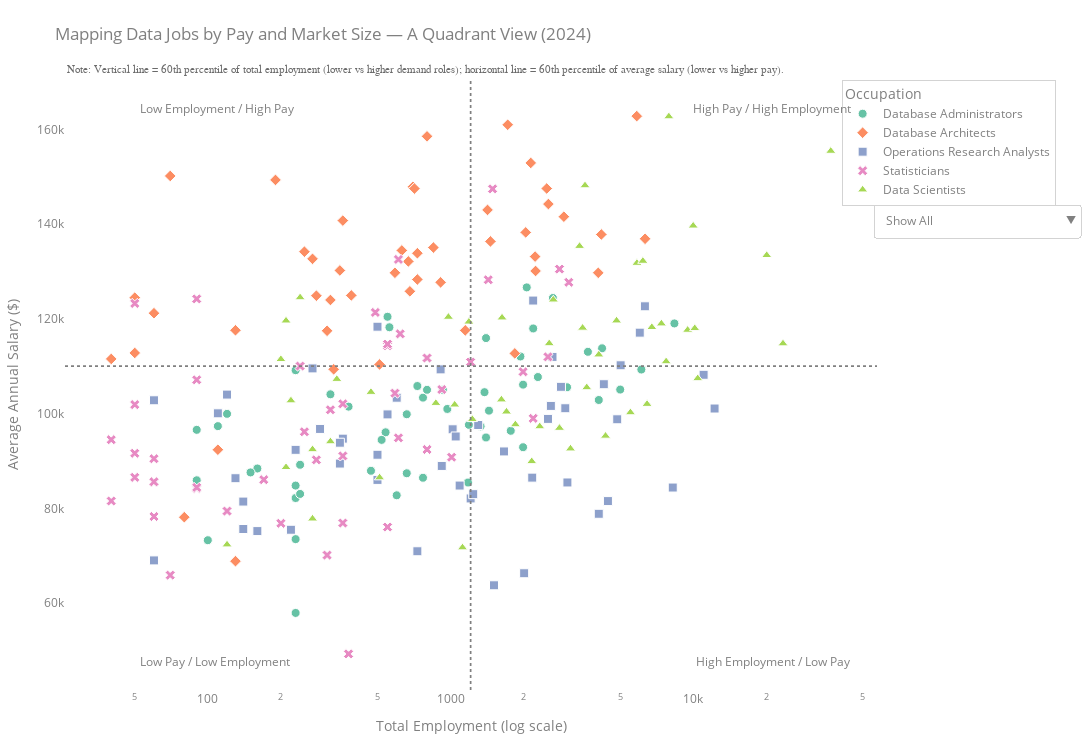

The code cell stored with this chart in its notebook:
### Markdown cell above
## Interactive Occupation View

### Code cell
import plotly.express as px
import plotly.graph_objects as go
import numpy as np

df = data_jobs_merged_df.copy()
df = df[['area_title', 'prim_state', 'occ_title', 'a_mean_24', 'tot_emp_24']].dropna()


x_thr = df['tot_emp_24'].quantile(0.6)
y_thr = df['a_mean_24'].quantile(0.6)

fig = go.Figure()

occupations = df['occ_title'].unique()
color_seq = px.colors.qualitative.Set2 * 3  
symbols = ['circle', 'diamond', 'square', 'x', 'triangle-up', 'triangle-down', 'star']

for i, occ in enumerate(occupations):
    sub_df = df[df['occ_title'] == occ]
    fig.add_scatter(
        x=sub_df['tot_emp_24'],
        y=sub_df['a_mean_24'],
        mode="markers+text",  
        name=occ,
        text=None, 
        textposition="top center",
        marker=dict(
            size=9,
            color=color_seq[i % len(color_seq)],
            symbol=symbols[i % len(symbols)],
            line=dict(width=1, color="white")
        ),
        customdata=np.stack(
            (sub_df['occ_title'], sub_df['prim_state'], sub_df['a_mean_24'], sub_df['tot_emp_24']),
            axis=-1
        ),
        hovertemplate="<b>%{customdata[0]}</b><br>State: %{customdata[1]}<br>"
                      "Salary: <b>$%{customdata[2]:,.0f}</b><br>"
                      "Employment: %{customdata[3]:,.0f}<extra></extra>",
    )

dropdown_buttons = []

for i, occ in enumerate(occupations):
    visible = [j == i for j in range(len(occupations))]
    text_list = [df[df['occ_title'] == occ]['prim_state'] if j == i else None for j in range(len(occupations))]
    dropdown_buttons.append(
        dict(
            method="update",
            label=occ,
            args=[{"visible": visible, "text": text_list},
                  {"title": f"“Where’s the Best States to Work? Quadrants of Pay and Demand in {occ} position"}]
        )
    )

dropdown_buttons.insert(
    0,
    dict(
        method="update",
        label="Show All",
        args=[
            {"visible": [True] * len(occupations), "text": [None] * len(occupations)},
            {"title": "Do Bigger Job Markets Pay More? (All Occupations)"}
        ]
    )
)

fig.update_layout(
    updatemenus=[dict(
        active=0,
        buttons=dropdown_buttons,
        x=0.995,
        y=0.77,
        xanchor="left",
        yanchor="middle",
        bgcolor="rgba(255,255,255,0.8)",
        bordercolor="lightgrey"
    )]
)


fig.add_vline(x=x_thr, line=dict(color="grey", width=1.7, dash="dot"))
fig.add_hline(y=y_thr, line=dict(color="grey", width=1.7, dash="dot"))

fig.add_annotation(xref="x domain", yref="y domain", x=0.09, y=0.97,
                   text="Low Employment / High Pay", showarrow=False, font=dict(color="grey", size=12))
fig.add_annotation(xref="x domain", yref="y domain", x=0.97, y=0.97,
                   text="High Pay / High Employment", showarrow=False, font=dict(color="grey", size=12))
fig.add_annotation(xref="x domain", yref="y domain", x=0.09, y=0.03,
                   text="Low Pay / Low Employment", showarrow=False, font=dict(color="grey", size=12))
fig.add_annotation(xref="x domain", yref="y domain", x=0.97, y=0.03,
                   text="High Employment / Low Pay", showarrow=False, font=dict(color="grey", size=12))

fig.add_annotation(
    xref="paper", yref="paper",
    x=0, y=1.03,
    text=(
        "Note: Vertical line = 60th percentile of total employment (lower vs higher demand roles); "
        "horizontal line = 60th percentile of average salary (lower vs higher pay)."
    ),
    showarrow=False,
    font=dict(size=11, color="rgba(90,90,90,0.9)", family="Arial"),
    align="center"
)

fig.update_xaxes(type="log", title="Total Employment (log scale)", showgrid=False)
fig.update_yaxes(title="Average Annual Salary ($)",showgrid=False)

fig.update_layout(
    width=1300,
    height=750,
    template="plotly_white",
    font=dict(color="grey"),
    showlegend=True,
    legend_title_text="Occupation",
    title='Mapping Data Jobs by Pay and Market Size — A Quadrant View (2024)',
    legend=dict(
        orientation="v",
        yanchor="top",
        y=1,
        xanchor="right",
        x=1.22,
        bgcolor="rgba(255,255,255,0.6)",
        bordercolor="lightgrey",
        borderwidth=1
    ),
    margin=dict(l=40, r=200, t=80, b=60),
    hoverlabel=dict(
        bgcolor="white",
        font_size=12,
        font_color="black",
        bordercolor="lightgrey"
    )
)

fig.show()

### Figure 1 — Plotly figure (JSON) as saved in the notebook; plotly's stock layout.template omitted (floating-point values rounded to 4 significant figures; data arrays with more than 128 entries replaced by an {"elided": "..."} marker saying what was removed)
{"data": [{"customdata": {"elided": "52x4 mixed values"}, "hovertemplate": "<b>%{customdata[0]}</b><br>State: %{customdata[1]}<br>Salary: <b>$%{customdata[2]:,.0f}</b><br>Employment: %{customdata[3]:,.0f}<extra></extra>", "marker": {"color": "rgb(102,194,165)", "line": {"color": "white", "width": 1}, "size": 9, "symbol": "circle"}, "mode": "markers+text", "name": "Database Administrators", "textposition": "top center", "type": "scatter", "x": [1990.0, 90.0, 1330.0, 600.0, 8360.0, 1400.0, 770.0, 730.0, 550.0, 4080.0, 3020.0, 110.0, 160.0, 2290.0, 1180.0, 380.0, 560.0, 770.0, 240.0, 230.0, 2640.0, 1940.0, 1190.0, 970.0, 230.0, 1400.0, 240.0, 540.0, 470.0, 230.0, 2060.0, 520.0, 3680.0, 1990.0, 90.0, 1770.0, 660.0, 930.0, 5000.0, 320.0, 660.0, 150.0, 1440.0, 6110.0, 800.0, 120.0, 4210.0, 2190.0, 230.0, 1380.0, 100.0, 230.0], "y": [92930.0, 96600.0, 97340.0, 82780.0, 119100.0, 116000.0, 103400.0, 105800.0, 120500.0, 102900.0, 105600.0, 97380.0, 88440.0, 107800.0, 85480.0, 101500.0, 118200.0, 86490.0, 89230.0, 82210.0, 124400.0, 112100.0, 97660.0, 101000.0, 84830.0, 94990.0, 83070.0, 96080.0, 87960.0, 109200.0, 126700.0, 94480.0, 113100.0, 106100.0, 85950.0, 96400.0, 87430.0, 105000.0, 105100.0, 104100.0, 99890.0, 87610.0, 100600.0, 109300.0, 105000.0, 99980.0, 113800.0, 118000.0, 73530.0, 104600.0, 73300.0, 57950.0]}, {"customdata": {"elided": "47x4 mixed values"}, "hovertemplate": "<b>%{customdata[0]}</b><br>State: %{customdata[1]}<br>Salary: <b>$%{customdata[2]:,.0f}</b><br>Employment: %{customdata[3]:,.0f}<extra></extra>", "marker": {"color": "rgb(252,141,98)", "line": {"color": "white", "width": 1}, "size": 9, "symbol": "diamond"}, "mode": "markers+text", "name": "Database Architects", "textposition": "top center", "type": "scatter", "x": [310.0, 40.0, 850.0, 330.0, 5850.0, 2140.0, 700.0, 800.0, 2040.0, 2930.0, 70.0, 350.0, 1460.0, 670.0, 280.0, 390.0, 510.0, 250.0, 1420.0, 1720.0, 1150.0, 910.0, 110.0, 1840.0, 50.0, 590.0, 320.0, 2530.0, 130.0, 4180.0, 4060.0, 50.0, 2230.0, 730.0, 710.0, 2240.0, 190.0, 730.0, 60.0, 680.0, 6330.0, 630.0, 2490.0, 270.0, 360.0, 130.0, 80.0], "y": [117500.0, 111600.0, 135100.0, 109400.0, 162800.0, 152900.0, 147900.0, 158600.0, 138300.0, 141600.0, 150200.0, 130200.0, 136400.0, 132200.0, 124900.0, 125000.0, 110400.0, 134200.0, 143000.0, 161000.0, 117600.0, 127700.0, 92400.0, 112700.0, 124500.0, 129800.0, 124000.0, 144300.0, 117600.0, 137800.0, 129800.0, 112800.0, 133200.0, 133900.0, 147500.0, 130100.0, 149400.0, 128300.0, 121200.0, 125800.0, 136900.0, 134500.0, 147500.0, 132700.0, 140800.0, 68880.0, 78160.0]}, {"customdata": {"elided": "50x4 mixed values"}, "hovertemplate": "<b>%{customdata[0]}</b><br>State: %{customdata[1]}<br>Salary: <b>$%{customdata[2]:,.0f}</b><br>Employment: %{customdata[3]:,.0f}<extra></extra>", "marker": {"color": "rgb(141,160,203)", "line": {"color": "white", "width": 1}, "size": 9, "symbol": "square"}, "mode": "markers+text", "name": "Operations Research Analysts", "textposition": "top center", "type": "scatter", "x": [500.0, 60.0, 2170.0, 140.0, 11030.0, 910.0, 1020.0, 600.0, 2190.0, 8230.0, 4450.0, 110.0, 500.0, 5020.0, 1660.0, 350.0, 550.0, 920.0, 730.0, 360.0, 4280.0, 4860.0, 1050.0, 1300.0, 130.0, 2010.0, 160.0, 290.0, 350.0, 230.0, 2630.0, 500.0, 6020.0, 2520.0, 140.0, 2970.0, 1510.0, 2590.0, 3030.0, 270.0, 1210.0, 1240.0, 12240.0, 1090.0, 120.0, 6320.0, 2850.0, 220.0, 4080.0, 60.0], "y": [118400.0, 102800.0, 86510.0, 75670.0, 108200.0, 109400.0, 96720.0, 103400.0, 123900.0, 84420.0, 81560.0, 100100.0, 86030.0, 110200.0, 92040.0, 89480.0, 99860.0, 88980.0, 70970.0, 94740.0, 106200.0, 98830.0, 95200.0, 97620.0, 86390.0, 66330.0, 75230.0, 96790.0, 93880.0, 92380.0, 112000.0, 91340.0, 117100.0, 98910.0, 81460.0, 101200.0, 63790.0, 101600.0, 85490.0, 109600.0, 82120.0, 83020.0, 101100.0, 84840.0, 104000.0, 122700.0, 105700.0, 75510.0, 78880.0, 69040.0]}, {"customdata": {"elided": "47x4 mixed values"}, "hovertemplate": "<b>%{customdata[0]}</b><br>State: %{customdata[1]}<br>Salary: <b>$%{customdata[2]:,.0f}</b><br>Employment: %{customdata[3]:,.0f}<extra></extra>", "marker": {"color": "rgb(231,138,195)", "line": {"color": "white", "width": 1}, "size": 9, "symbol": "x"}, "mode": "markers+text", "name": "Statisticians", "textposition": "top center", "type": "scatter", "x": [200.0, 60.0, 360.0, 2810.0, 920.0, 320.0, 90.0, 610.0, 620.0, 550.0, 90.0, 490.0, 240.0, 280.0, 50.0, 90.0, 60.0, 60.0, 3070.0, 1990.0, 590.0, 1010.0, 70.0, 550.0, 50.0, 170.0, 60.0, 50.0, 550.0, 360.0, 1490.0, 1430.0, 40.0, 360.0, 40.0, 610.0, 2190.0, 50.0, 310.0, 800.0, 1210.0, 120.0, 800.0, 2520.0, 90.0, 250.0, 380.0], "y": [76870.0, 90500.0, 102100.0, 130500.0, 105100.0, 100800.0, 124200.0, 132600.0, 116900.0, 114300.0, 84230.0, 121400.0, 110100.0, 90270.0, 101900.0, 107200.0, 78310.0, 85590.0, 127700.0, 108800.0, 104300.0, 90810.0, 65930.0, 76080.0, 86570.0, 86080.0, 85630.0, 123300.0, 114700.0, 76930.0, 147500.0, 128300.0, 81580.0, 91090.0, 94520.0, 94920.0, 99020.0, 91650.0, 70160.0, 92460.0, 110900.0, 79450.0, 111800.0, 112000.0, 84450.0, 96200.0, 49310.0]}, {"customdata": {"elided": "50x4 mixed values"}, "hovertemplate": "<b>%{customdata[0]}</b><br>State: %{customdata[1]}<br>Salary: <b>$%{customdata[2]:,.0f}</b><br>Employment: %{customdata[3]:,.0f}<extra></extra>", "marker": {"color": "rgb(166,216,84)", "line": {"color": "white", "width": 1}, "size": 9, "symbol": "triangle-up"}, "mode": "markers+text", "name": "Data Scientists", "textposition": "top center", "type": "scatter", "x": [1620.0, 210.0, 4080.0, 470.0, 36850.0, 6750.0, 1630.0, 3580.0, 9480.0, 7730.0, 240.0, 980.0, 7390.0, 3120.0, 2330.0, 340.0, 1700.0, 1120.0, 1040.0, 3400.0, 9990.0, 6450.0, 3500.0, 270.0, 4350.0, 200.0, 1850.0, 1230.0, 870.0, 5860.0, 510.0, 20070.0, 10140.0, 320.0, 5510.0, 2160.0, 2650.0, 10430.0, 1190.0, 2810.0, 270.0, 2550.0, 23420.0, 4830.0, 210.0, 6200.0, 7930.0, 220.0, 3640.0, 120.0], "y": [103000.0, 88690.0, 112500.0, 104600.0, 155400.0, 118200.0, 120300.0, 148200.0, 117700.0, 111000.0, 124500.0, 120400.0, 119000.0, 92620.0, 97300.0, 107300.0, 100400.0, 71740.0, 101900.0, 135400.0, 139700.0, 102000.0, 118100.0, 77830.0, 95310.0, 111500.0, 97720.0, 98820.0, 102200.0, 131800.0, 86520.0, 133400.0, 118000.0, 94130.0, 100300.0, 89940.0, 124100.0, 107400.0, 119400.0, 96970.0, 92460.0, 114800.0, 114800.0, 119600.0, 119600.0, 132200.0, 162700.0, 102800.0, 105500.0, 72370.0]}], "layout": {"annotations": [{"font": {"color": "grey", "size": 12}, "showarrow": false, "text": "Low Employment / High Pay", "x": 0.09, "xref": "x domain", "y": 0.97, "yref": "y domain"}, {"font": {"color": "grey", "size": 12}, "showarrow": false, "text": "High Pay / High Employment", "x": 0.97, "xref": "x domain", "y": 0.97, "yref": "y domain"}, {"font": {"color": "grey", "size": 12}, "showarrow": false, "text": "Low Pay / Low Employment", "x": 0.09, "xref": "x domain", "y": 0.03, "yref": "y domain"}, {"font": {"color": "grey", "size": 12}, "showarrow": false, "text": "High Employment / Low Pay", "x": 0.97, "xref": "x domain", "y": 0.03, "yref": "y domain"}, {"align": "center", "font": {"color": "rgba(90,90,90,0.9)", "family": "Arial", "size": 11}, "showarrow": false, "text": "Note: Vertical line = 60th percentile of total employment (lower vs higher demand roles); horizontal line = 60th percentile of average salary (lower vs higher pay).", "x": 0, "xref": "paper", "y": 1.03, "yref": "paper"}], "font": {"color": "grey"}, "height": 750, "hoverlabel": {"bgcolor": "white", "bordercolor": "lightgrey", "font": {"color": "black", "size": 12}}, "legend": {"bgcolor": "rgba(255,255,255,0.6)", "bordercolor": "lightgrey", "borderwidth": 1, "orientation": "v", "title": {"text": "Occupation"}, "x": 1.22, "xanchor": "right", "y": 1, "yanchor": "top"}, "margin": {"b": 60, "l": 40, "r": 200, "t": 80}, "shapes": [{"line": {"color": "grey", "dash": "dot", "width": 1.7}, "type": "line", "x0": 1210, "x1": 1210, "xref": "x", "y0": 0, "y1": 1, "yref": "y domain"}, {"line": {"color": "grey", "dash": "dot", "width": 1.7}, "type": "line", "x0": 0, "x1": 1, "xref": "x domain", "y0": 110060, "y1": 110060, "yref": "y"}], "showlegend": true, "title": {"text": "Mapping Data Jobs by Pay and Market Size — A Quadrant View (2024)"}, "updatemenus": [{"active": 0, "bgcolor": "rgba(255,255,255,0.8)", "bordercolor": "lightgrey", "buttons": [{"args": [{"text": [null, null, null, null, null], "visible": [true, true, true, true, true]}, {"title": "Do Bigger Job Markets Pay More? (All Occupations)"}], "label": "Show All", "method": "update"}, {"args": [{"text": [["AL", "AK", "AZ", "AR", "CA", "CO", "CT", "DE", "DC", "FL", "GA", "HI", "ID", "IL", "IN", "IA", "KS", "KY", "LA", "ME", "MD", "MA", "MI", "MN", "MS", "MO", "MT", "NE", "NV", "NH", "NJ", "NM", "NY", "NC", "ND", "OH", "OK", "OR", "PA", "RI", "SC", "SD", "TN", "TX", "UT", "VT", "VA", "WA", "WV", "WI", "WY", "PR"], null, null, null, null], "visible": [true, false, false, false, false]}, {"title": "“Where’s the Best States to Work? Quadrants of Pay and Demand in Database Administrators position"}], "label": "Database Administrators", "method": "update"}, {"args": [{"text": [null, ["AL", "AK", "AZ", "AR", "CA", "CO", "CT", "DC", "FL", "GA", "HI", "ID", "IL", "IN", "IA", "KS", "KY", "ME", "MD", "MA", "MI", "MN", "MS", "MO", "MT", "NE", "NV", "NJ", "NM", "NY", "NC", "ND", "OH", "OK", "OR", "PA", "RI", "SC", "SD", "TN", "TX", "UT", "WA", "WV", "WI", "WY", "PR"], null, null, null], "visible": [false, true, false, false, false]}, {"title": "“Where’s the Best States to Work? Quadrants of Pay and Demand in Database Architects position"}], "label": "Database Architects", "method": "update"}, {"args": [{"text": [null, null, ["AL", "AK", "AZ", "AR", "CA", "CO", "CT", "DE", "DC", "FL", "GA", "HI", "ID", "IL", "IN", "IA", "KS", "KY", "LA", "ME", "MD", "MA", "MI", "MN", "MS", "MO", "MT", "NE", "NV", "NH", "NJ", "NM", "NY", "NC", "ND", "OH", "OK", "OR", "PA", "RI", "SC", "TN", "TX", "UT", "VT", "VA", "WA", "WV", "WI", "PR"], null, null], "visible": [false, false, true, false, false]}, {"title": "“Where’s the Best States to Work? Quadrants of Pay and Demand in Operations Research Analysts position"}], "label": "Operations Research Analysts", "method": "update"}, {"args": [{"text": [null, null, null, ["AL", "AK", "AZ", "CA", "CO", "CT", "DE", "DC", "FL", "GA", "HI", "IL", "IN", "IA", "KS", "KY", "LA", "ME", "MD", "MA", "MI", "MN", "MS", "MO", "MT", "NE", "NV", "NH", "NJ", "NM", "NY", "NC", "ND", "OH", "OK", "OR", "PA", "RI", "SC", "TN", "TX", "VT", "VA", "WA", "WV", "WI", "PR"], null], "visible": [false, false, false, true, false]}, {"title": "“Where’s the Best States to Work? Quadrants of Pay and Demand in Statisticians position"}], "label": "Statisticians", "method": "update"}, {"args": [{"text": [null, null, null, null, ["AL", "AK", "AZ", "AR", "CA", "CO", "CT", "DC", "FL", "GA", "HI", "ID", "IL", "IN", "IA", "KS", "KY", "LA", "ME", "MD", "MA", "MI", "MN", "MS", "MO", "MT", "NE", "NV", "NH", "NJ", "NM", "NY", "NC", "ND", "OH", "OK", "OR", "PA", "RI", "SC", "SD", "TN", "TX", "UT", "VT", "VA", "WA", "WV", "WI", "PR"]], "visible": [false, false, false, false, true]}, {"title": "“Where’s the Best States to Work? Quadrants of Pay and Demand in Data Scientists position"}], "label": "Data Scientists", "method": "update"}], "x": 0.995, "xanchor": "left", "y": 0.77, "yanchor": "middle"}], "width": 1300, "xaxis": {"showgrid": false, "title": {"text": "Total Employment (log scale)"}, "type": "log"}, "yaxis": {"showgrid": false, "title": {"text": "Average Annual Salary ($)"}}}}
